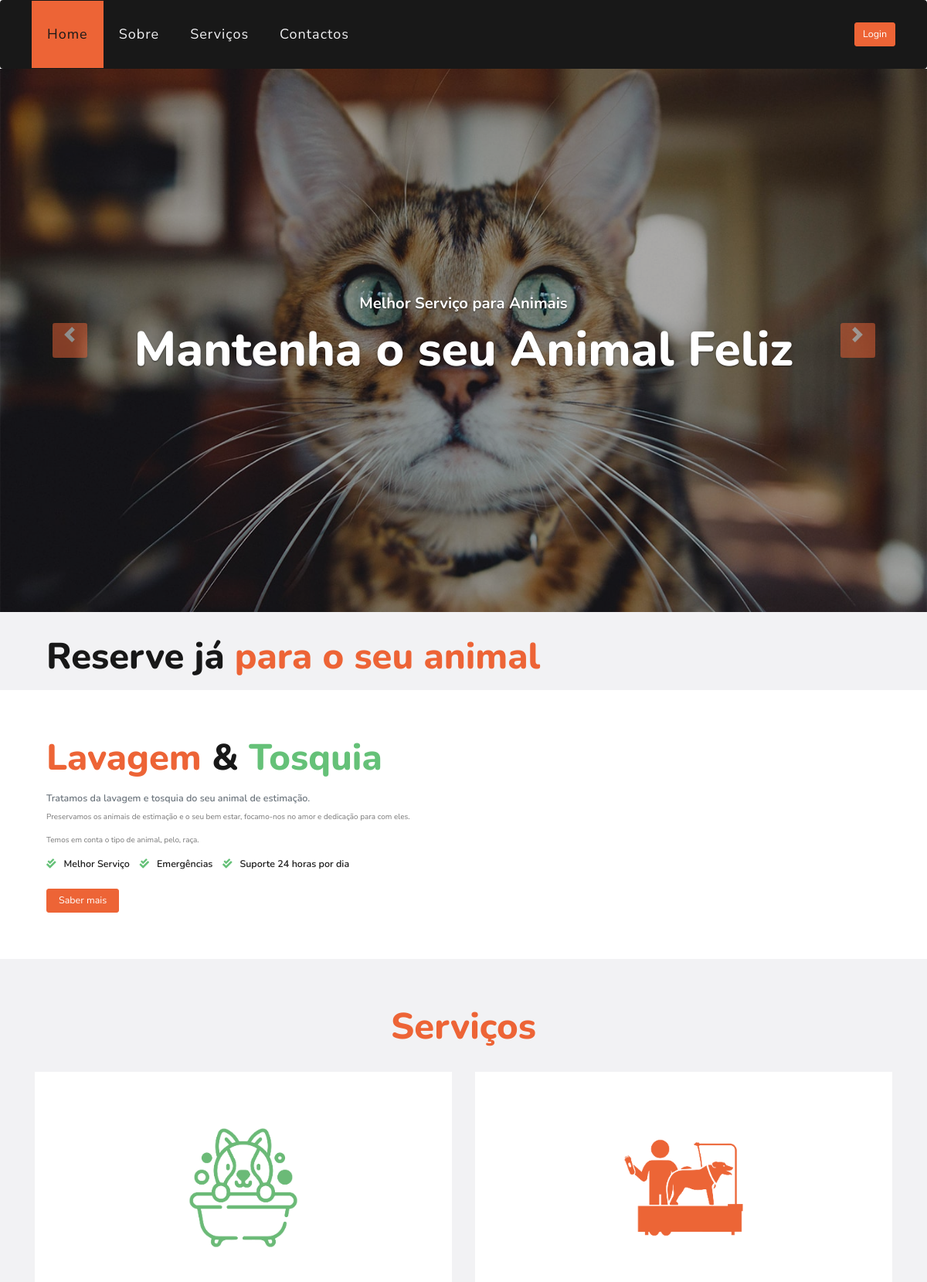
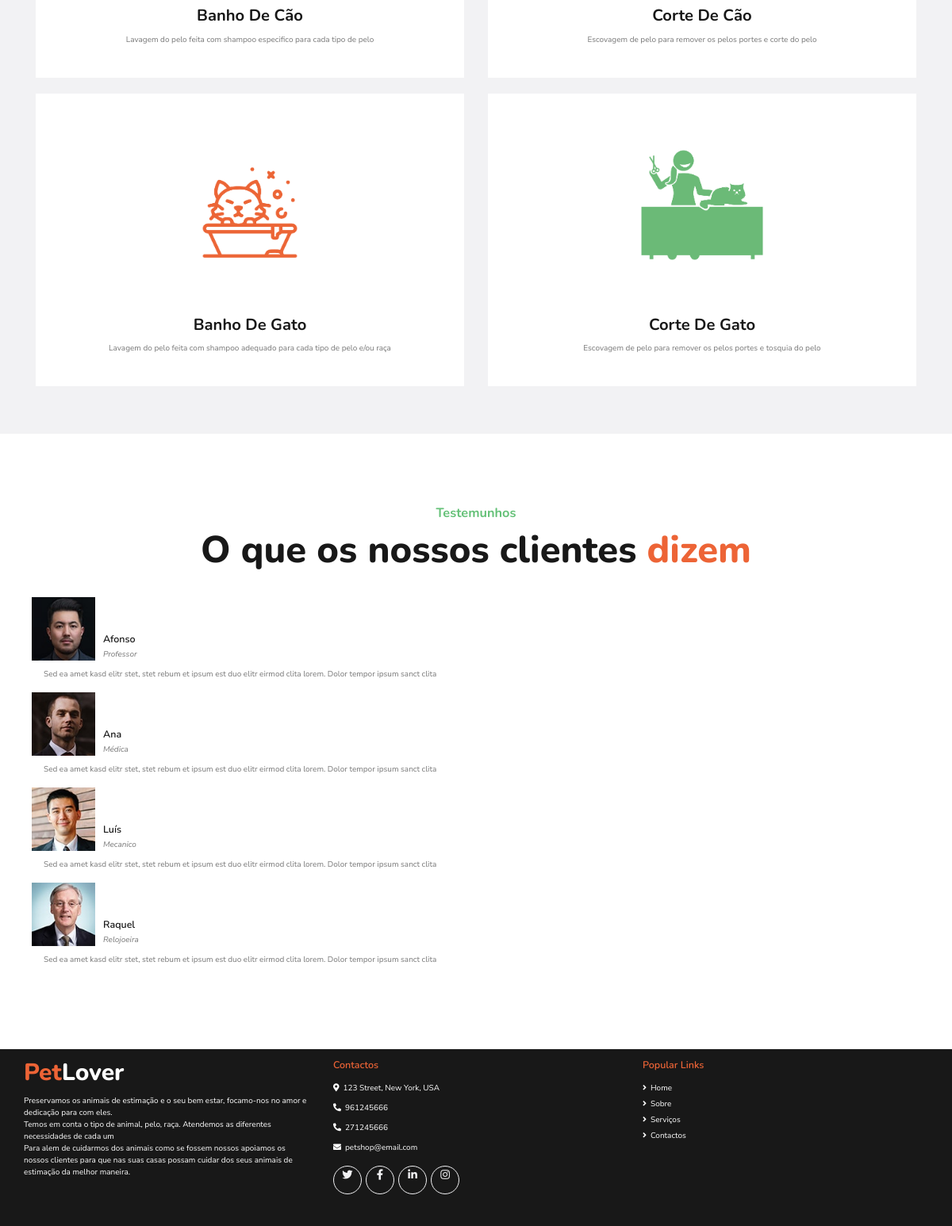
The page /paginas/index.php on the database its author committed (2 pictures, top to bottom).
### tables this page shows
CREATE TABLE `servicos` (
  `id` int(11) NOT NULL,
  `nome` text NOT NULL,
  `descricao` text NOT NULL,
  `duracao` int(11) NOT NULL,
  `preco` int(11) NOT NULL,
  `imagem` varchar(60) NOT NULL
);

### paginas/index.php (the view, shortened to what this page needs)
<!DOCTYPE html>
<html>
<?php
require 'head.php';
$sqlServico = "SELECT * FROM servicos";
$sqlServico1 = mysqli_query($conn, $sqlServico);
?>
<body>
    <?php require 'header.php'; ?>
    <div class="container-fluid p-0">
        <div id="header-carousel" class="carousel slide" data-ride="carousel">
            <div class="carousel-inner">
                <div class="carousel-item active">
                    <img class="w-100" src="carousel-1.jpg" alt="Image">
                    <div class="carousel-caption d-flex flex-column align-items-center justify-content-center">
                        <div class="p-3" style="max-width: 900px;">
                            <h3 class="text-white mb-3 d-none d-sm-block">Melhor Serviço para Animais</h3>
                            <h1 class="display-3 text-white mb-3">Mantenha o seu Animal Feliz</h1>
                        </div>
                    </div>
                </div>
            </div>
            <a class="carousel-control-prev" href="#header-carousel" data-slide="prev">
                <div class="btn btn-primary rounded" style="width: 45px; height: 45px;">
                    <span class="carousel-control-prev-icon mb-n2"></span>
                </div>
            </a>
            <a class="carousel-control-next" href="#header-carousel" data-slide="next">
                <div class="btn btn-primary rounded" style="width: 45px; height: 45px;">
                    <span class="carousel-control-next-icon mb-n2"></span>
                </div>
            </a>
        </div>
    </div>
    <div class="container-fluid bg-light pt-5">
        <div class="container">
            <div class="row align-items-center">
                <div class="col-lg-12 py-5 py-lg-0 px-3 px-lg-5">
                    <h1 class="display-4 mb-4">Reserve já <span class="text-primary">para o seu animal</span></h1>
                </div>
            </div>
        </div>
    </div>
    <div class="container py-5">
        <div class="row py-5">
            <div class="col-lg-7 pb-5 pb-lg-0 px-3 px-lg-5">
                <h1 class="display-4 mb-4"><span class="text-primary">Lavagem</span> & <span class="text-secondary">Tosquia</span></h1>
                <h5 class="text-muted mb-3">Tratamos da lavagem e tosquia do seu animal de estimação.</h5>
                <p class="mb-4"> Preservamos os animais de estimação e o seu bem estar, focamo-nos no amor e dedicação para com eles. </p>
                <p class="mb-4"> Temos em conta o tipo de animal, pelo, raça.</p>
                <ul class="list-inline">
                    <li>
                        <h5><i class="fa fa-check-double text-secondary mr-3"></i>Melhor Serviço</h5>
                    </li>
                    <li>
                        <h5><i class="fa fa-check-double text-secondary mr-3"></i>Emergências</h5>
                    </li>
                    <li>
                        <h5><i class="fa fa-check-double text-secondary mr-3"></i>Suporte 24 horas por dia</h5>
                    </li>
                </ul>
                <a href="sobre.php" class="btn btn-lg btn-primary mt-3 px-4">Saber mais</a>
            </div>
            <div class="col-lg-5">
                <div class="row px-3">
                    <div class="col-12 p-0">
                    </div>
                    <div class="col-6 p-0">
                    </div>
                    <div class="col-6 p-0">
                    </div>
                </div>
            </div>
        </div>
    </div>
    <div class="container-fluid bg-light pt-5">
        <div class="container py-5">
            <div class="d-flex flex-column text-center mb-5">
                <h1 class="display-4 m-0"><span class="text-primary">Serviços</span> </h1>
            </div>
            <div class="row pb-3">
                <?php
                while ($row = mysqli_fetch_array($sqlServico1)) {
                    echo '  <div class="col-md-12 col-lg-6 mb-4">
                            <div class="d-flex flex-column text-center bg-white mb-2 p-3 p-sm-5">
                                <img class="img-fluid w-50 align-self-center" src="' . $row['imagem'] . ' ">
                                <h3 class="flaticon-grooming display-3 font-weight-normal text-secondary mb-3"></h3>
                                <h3 class="mb-3 text-capitalize"> ' . $row['nome'] . ' </h3>
                                <p>' . $row['descricao'] . '</p>
                            </div>
                        </div>';
                }
                ?>
            </div>
        </div>
    </div>
    <div class="container-fluid my-5 p-0 py-5">
        <div class="container p-0 py-5">
            <div class="d-flex flex-column text-center mb-5">
                <h4 class="text-secondary mb-3">Testemunhos</h4>
                <h1 class="display-4 m-0">O que os nossos clientes <span class="text-primary">dizem</span></h1>
            </div>
            <div class="owl-carousel testimonial-carousel">
                <div class="bg-white mx-3 p-4">
                    <div class="d-flex align-items-end mb-3 mt-n4 ml-n4">
                        <img class="img-fluid" src="testimonial-1.jpg" style="width: 80px; height: 80px;" alt="">
                        <div class="ml-3">
                            <h5>Afonso</h5>
                            <i>Professor</i>
                        </div>
                    </div>
                    <p class="m-0">Sed ea amet kasd elitr stet, stet rebum et ipsum est duo elitr eirmod clita lorem. Dolor tempor ipsum sanct clita</p>
                </div>
                <div class="bg-white mx-3 p-4">
                    <div class="d-flex align-items-end mb-3 mt-n4 ml-n4">
                        <img class="img-fluid" src="testimonial-2.jpg" style="width: 80px; height: 80px;" alt="">
                        <div class="ml-3">
                            <h5>Ana</h5>
                            <i>Médica</i>
                        </div>
                    </div>
                    <p class="m-0">Sed ea amet kasd elitr stet, stet rebum et ipsum est duo elitr eirmod clita lorem. Dolor tempor ipsum sanct clita</p>
                </div>
                <div class="bg-white mx-3 p-4">
                    <div class="d-flex align-items-end mb-3 mt-n4 ml-n4">
                        <img class="img-fluid" src="testimonial-3.jpg" style="width: 80px; height: 80px;" alt="">
                        <div class="ml-3">
                            <h5>Luís</h5>
                            <i>Mecanico</i>
                        </div>
                    </div>
                    <p class="m-0">Sed ea amet kasd elitr stet, stet rebum et ipsum est duo elitr eirmod clita lorem. Dolor tempor ipsum sanct clita</p>
                </div>
                <div class="bg-white mx-3 p-4">
                    <div class="d-flex align-items-end mb-3 mt-n4 ml-n4">
                        <img class="img-fluid" src="testimonial-4.jpg" style="width: 80px; height: 80px;" alt="">
                        <div class="ml-3">
                            <h5>Raquel</h5>
                            <i>Relojoeira</i>
                        </div>
                    </div>
                    <p class="m-0">Sed ea amet kasd elitr stet, stet rebum et ipsum est duo elitr eirmod clita lorem. Dolor tempor ipsum sanct clita</p>
                </div>
            </div>
        </div>
    </div>
    <?php require 'footer.php'; ?>
</body>
</html>

### rows shown on the page
servicos: imagem (picture), nome "Banho De Cão", descricao "Lavagem do pelo feita com shampoo especifico para cada tipo de pelo"
servicos: imagem (picture), nome "Corte De Cão", descricao "Escovagem de pelo para remover os pelos portes e corte do pelo"
servicos: imagem (picture), nome "Banho De Gato", descricao "Lavagem do pelo feita com shampoo adequado para cada tipo de pelo e/ou raça"
servicos: imagem (picture), nome "Corte De Gato", descricao "Escovagem de pelo para remover os pelos portes e tosquia do pelo"
